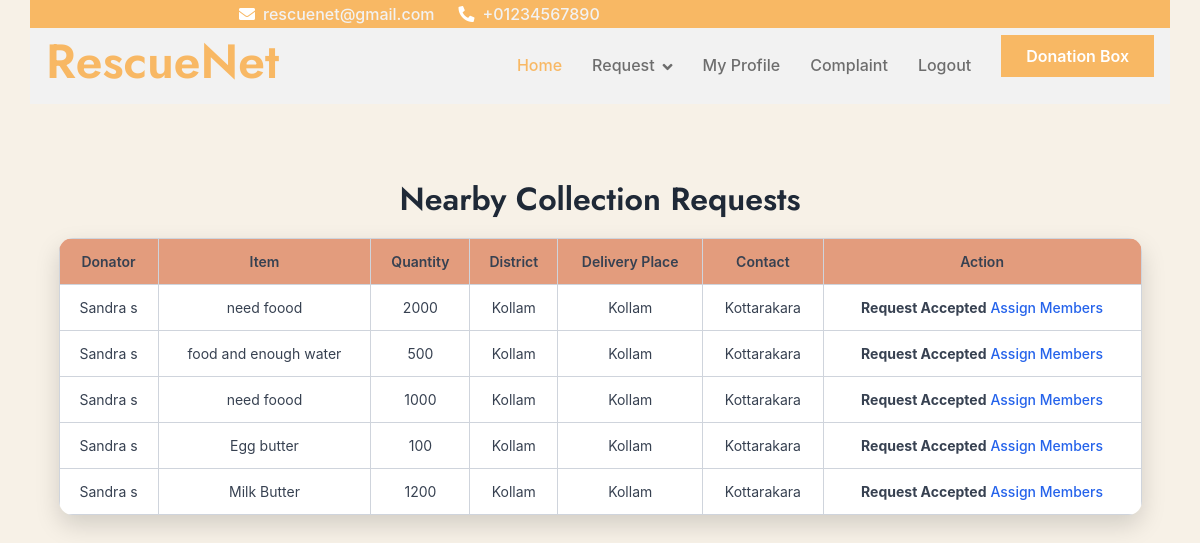
Page /Volunteer/VolunteerCollectionRequest/ (signed in) on the committed database.
### Volunteer/models.py (models this page shows)
class tbl_collectionrequest(models.Model):
    request_date = models.DateField(auto_now_add=True)
    status = models.IntegerField(default=0)
    donation_id = models.ForeignKey(tbl_donation, on_delete=models.CASCADE)
    delivery_place = models.ForeignKey(tbl_place, on_delete=models.CASCADE,null=True)
    volunteer_id = models.ForeignKey(tbl_volunteer, on_delete=models.CASCADE, null=True)

class tbl_donation(models.Model):
    donation_date=models.DateField(auto_now_add=True)
    donation_status=models.IntegerField(default=0)
    donation_type=models.CharField(max_length=100)
    donation_remark=models.CharField(max_length=100)
    donation_amount=models.CharField(max_length=100)
    donationitem_id=models.ForeignKey(tbl_donationitems,on_delete=models.CASCADE,null=True)
    user_id=models.ForeignKey(tbl_user,on_delete=models.CASCADE,null=True)
    volunteer_id=models.ForeignKey(tbl_volunteer,on_delete=models.CASCADE,null=True)

class tbl_donationitems(models.Model):
    donationitems_name=models.CharField(max_length=100)
    donationitems_count=models.CharField(max_length=100)
    donationrequest_id=models.ForeignKey(tbl_donationrequest,on_delete=models.CASCADE,null=True)

### Guest/models.py (models this page shows)
class tbl_user(models.Model):
    user_name=models.CharField(max_length=50)
    user_email=models.CharField(max_length=50)
    user_contact=models.CharField(max_length=50)
    user_address=models.CharField(max_length=100)
    user_password=models.CharField(max_length=50)
    user_photo=models.FileField(upload_to="Assets/UserDocs/")
    place=models.ForeignKey(tbl_place,on_delete=models.CASCADE)
    user_status=models.IntegerField(default=0)

### Admin/models.py (models this page shows)
class tbl_place(models.Model):
    place_name = models.CharField(max_length=50)
    district = models.ForeignKey(tbl_district,on_delete=models.CASCADE)

class tbl_district(models.Model):
    district_name=models.CharField(max_length=50)

### Volunteer/views.py (the view)
# urls.py: path("VolunteerCollectionRequest/",views.VolunteerCollectionRequest,name="VolunteerCollectionRequest"),
def VolunteerCollectionRequest(request):
    if "vid" not in request.session:
        return redirect("Guest:Login")
    volunteer = tbl_volunteer.objects.get(id=request.session["vid"])
    requests = tbl_collectionrequest.objects.filter(
        donation_id__user_id__place__district=volunteer.place.district,
        status__lt=2  )
    return render(request,"Volunteer/ViewCollectionRequest.html",{'requests': requests})

### Volunteer/Templates/Volunteer/ViewCollectionRequest.html (shortened to what this page needs)
{% extends 'Volunteer/Header.html' %}
{% block content %}
<!DOCTYPE html>
<html lang="en">
<head>
</head>
<body>
<h2>Nearby Collection Requests</h2>
<table>
    <tr>
        <th>Donator</th>
        <th>Item</th>
        <th>Quantity</th>
        <th>District</th>
        <th>Delivery Place</th>
        <th>Contact</th>
        <th>Action</th>
    </tr>
    {% for r in requests %}
    <tr>
        <td>{{ r.donation_id.user_id.user_name }}</td>
        <td>{{ r.donation_id.donationitem_id.donationitems_name }}</td>
        <td>{{ r.donation_id.donation_amount }}</td>
        <td>{{ r.donation_id.user_id.place.district.district_name }}</td>
    <td>{{ r.donation_id.user_id.place.district.district_name }}</td>
<td>{{ r.donation_id.user_id.place.place_name }}</td>
        <td>
            {% if r.status == 0 %}
                <a href="{% url 'Volunteer:TakeRequest' r.id %}">Take Request</a>
            {% elif r.status == 1 %}
                <strong>Request Accepted</strong>
               <a href="{% url 'Volunteer:AssignCollectionMembers' r.id %}">Assign Members </a>
            {% else %}
                <span>Closed</span>
            {% endif %}
        </td>
    </tr>
    {% empty %}
    <tr>
        <td colspan="7">No Nearby Requests</td>
    </tr>
    {% endfor %}
</table>
</body>
</html>
{% endblock %}

### Volunteer/Templates/Volunteer/ViewCollectionRequest.html (style rules this page uses)
body { font-family: "Inter", "Segoe UI", Arial, sans-serif; background-color: #f3eadaa1; padding: 30px; color: #374151; }
h2 { margin-bottom: 20px; font-weight: 600; color: #1f2937; text-align: center; }
table { width: 95%; margin: auto; border-collapse: collapse; background-color: #ffffff; border-radius: 14px; overflow: hidden; box-shadow: 0 10px 25px rgba(0, 0, 0, 0.15); }
th, td { border: 1px solid #cfd4dc; padding: 12px; font-size: 14px; text-align: center; }
th { background-color: #e39c7d; font-weight: 600; }
a { text-decoration: none; color: #2563eb; font-weight: 500; }

### rows in the picture
tbl_collectionrequest: donation_id.user_id.user_name "Sandra s", donation_id.donationitem_id.donationitems_name "need foood", donation_id.donation_amount "2000", donation_id.user_id.place.district.district_name "Kollam", donation_id.user_id.place.place_name "Kottarakara", status "Request Accepted"
tbl_collectionrequest: donation_id.user_id.user_name "Sandra s", donation_id.donationitem_id.donationitems_name "food and enough water", donation_id.donation_amount "500", donation_id.user_id.place.district.district_name "Kollam", donation_id.user_id.place.place_name "Kottarakara", status "Request Accepted"
tbl_collectionrequest: donation_id.user_id.user_name "Sandra s", donation_id.donationitem_id.donationitems_name "need foood", donation_id.donation_amount "1000", donation_id.user_id.place.district.district_name "Kollam", donation_id.user_id.place.place_name "Kottarakara", status "Request Accepted"
tbl_collectionrequest: donation_id.user_id.user_name "Sandra s", donation_id.donationitem_id.donationitems_name "Egg butter", donation_id.donation_amount "100", donation_id.user_id.place.district.district_name "Kollam", donation_id.user_id.place.place_name "Kottarakara", status "Request Accepted"
tbl_collectionrequest: donation_id.user_id.user_name "Sandra s", donation_id.donationitem_id.donationitems_name "Milk Butter", donation_id.donation_amount "1200", donation_id.user_id.place.district.district_name "Kollam", donation_id.user_id.place.place_name "Kottarakara", status "Request Accepted"
